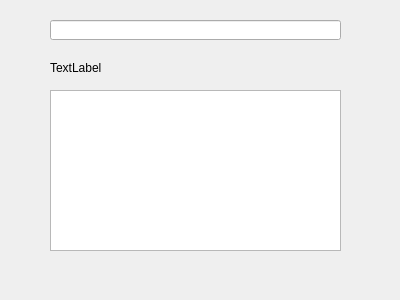
<?xml version="1.0" encoding="UTF-8"?>
<ui version="4.0">
 <class>Widget</class>
 <widget class="QWidget" name="Widget">
  <property name="geometry">
   <rect>
    <x>0</x>
    <y>0</y>
    <width>400</width>
    <height>300</height>
   </rect>
  </property>
  <property name="windowTitle">
   <string>Widget</string>
  </property>
  <widget class="QLineEdit" name="lineEdit">
   <property name="geometry">
    <rect>
     <x>50</x>
     <y>20</y>
     <width>291</width>
     <height>20</height>
    </rect>
   </property>
  </widget>
  <widget class="QLabel" name="label">
   <property name="geometry">
    <rect>
     <x>50</x>
     <y>60</y>
     <width>291</width>
     <height>16</height>
    </rect>
   </property>
   <property name="text">
    <string>TextLabel</string>
   </property>
  </widget>
  <widget class="QTextBrowser" name="textBrowser">
   <property name="geometry">
    <rect>
     <x>50</x>
     <y>90</y>
     <width>291</width>
     <height>161</height>
    </rect>
   </property>
  </widget>
 </widget>
 <layoutdefault spacing="6" margin="11"/>
 <resources/>
 <connections/>
</ui>
